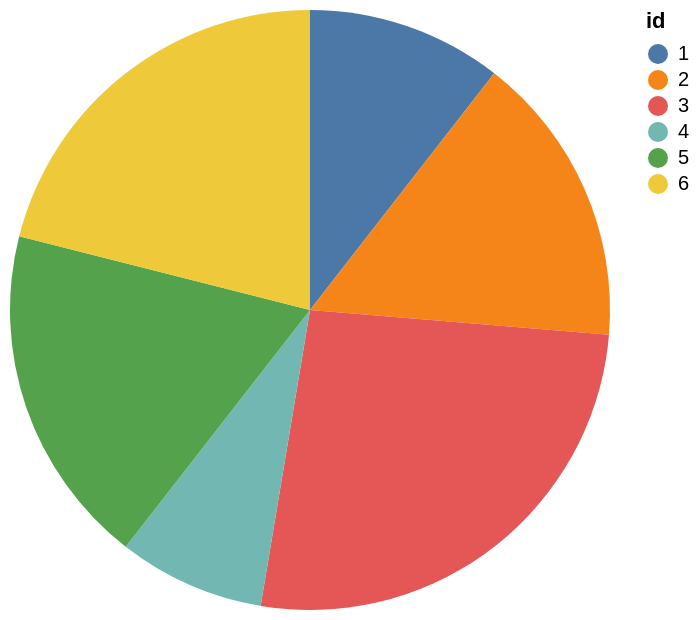

Source (Vega-Lite JSON):
### Vega-Lite specification from a JSON file in a GitHub repository (floating-point values rounded to 4 significant figures)
{"$schema": "https://vega.github.io/schema/vega-lite/v4.json", "description": "A simple pie chart with embedded data.", "data": {"values": [{"id": 1, "field": 4}, {"id": 2, "field": 6}, {"id": 3, "field": 10}, {"id": 4, "field": 3}, {"id": 5, "field": 7}, {"id": 6, "field": 8}]}, "mark": "arc", "encoding": {"angle": {"field": "field", "type": "quantitative"}, "color": {"field": "id", "type": "nominal"}}}
